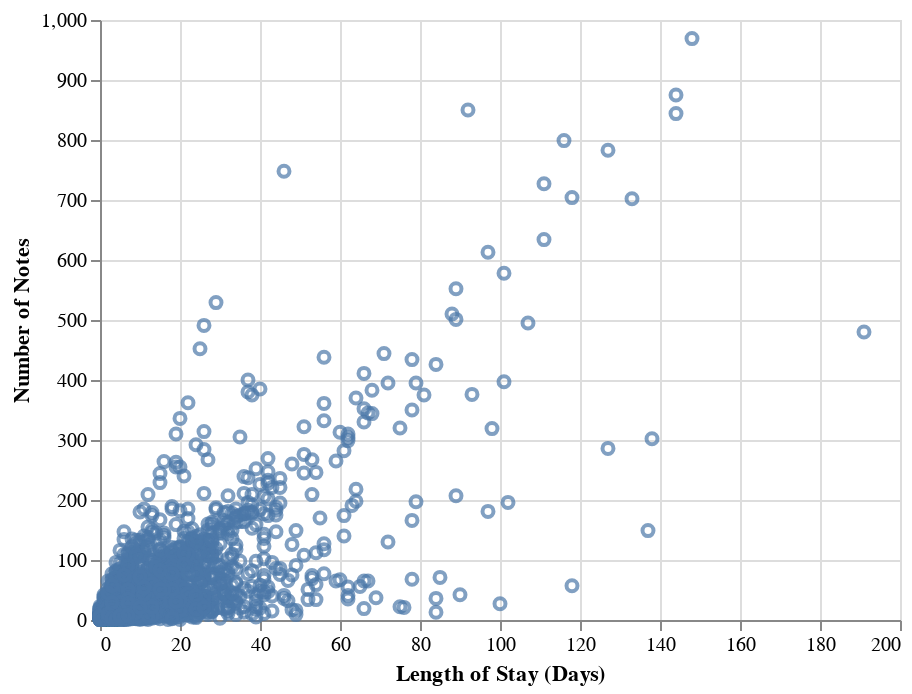

Notebook cell for this chart:
### Code cell
alt.Chart(los_v_num_notes.sample(frac=.08, random_state=seed)).mark_point().encode(
    x=alt.X('los', axis=alt.Axis(title='Length of Stay (Days)')),
    y=alt.Y('text', axis=alt.Axis(title='Number of Notes')))

### Figure 1 — Vega-Lite specification as saved in the notebook (floating-point values rounded to 4 significant figures; data arrays with more than 128 entries replaced by an {"elided": "..."} marker saying what was removed)
{"$schema": "https://vega.github.io/schema/vega-lite/v3.3.0.json", "config": {"mark": {"tooltip": null}, "view": {"height": 300, "width": 400}}, "data": {"name": "data-f5a19e8f21135e6cfc3654a05d3ea6ae"}, "datasets": {"data-f5a19e8f21135e6cfc3654a05d3ea6ae": {"elided": "4669 records"}}, "encoding": {"x": {"axis": {"title": "Length of Stay (Days)"}, "field": "los", "type": "quantitative"}, "y": {"axis": {"title": "Number of Notes"}, "field": "text", "type": "quantitative"}}, "mark": "point"}
